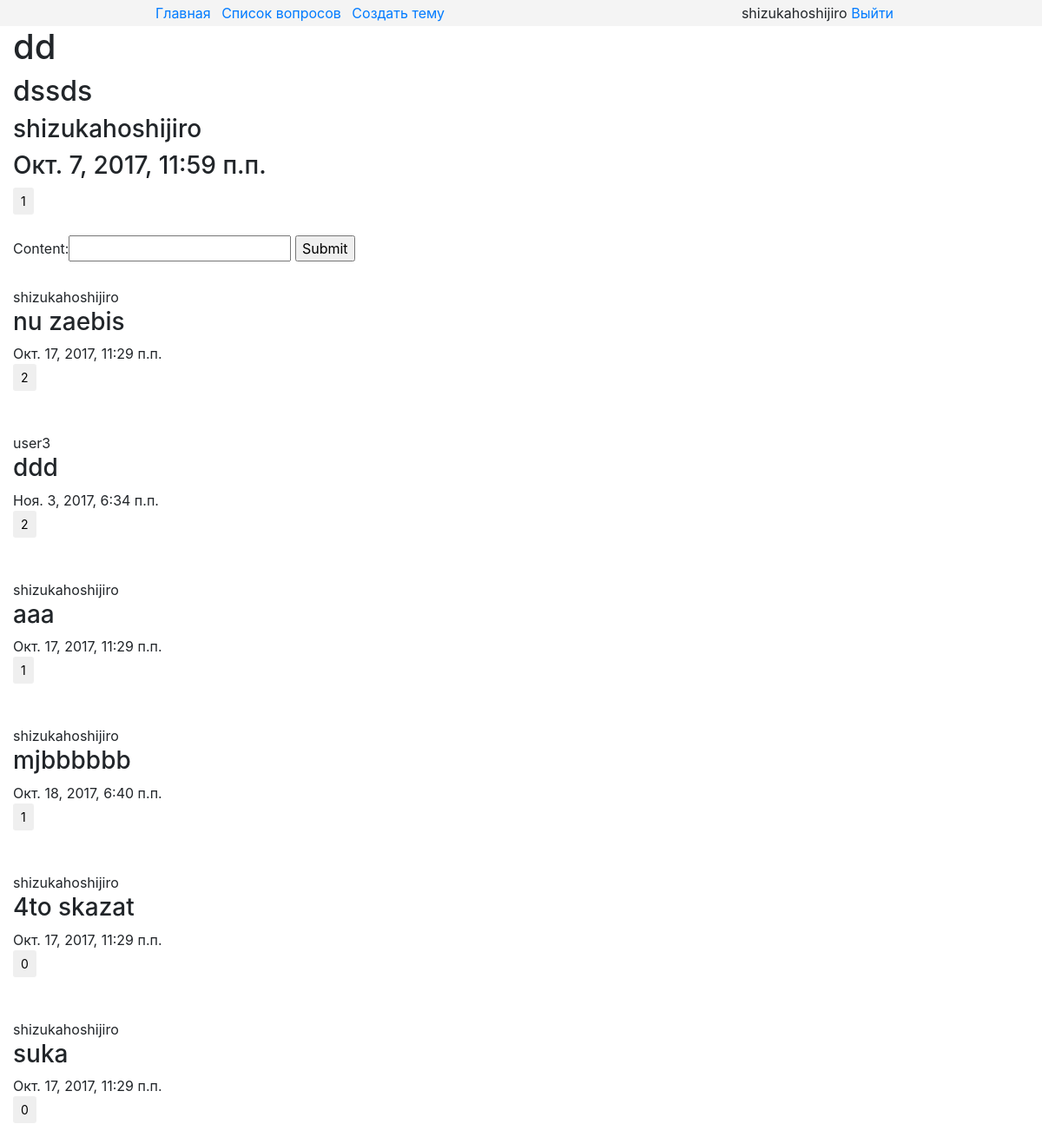
/8/ (signed in), run on the app's committed database.
### core/models.py (models this page shows, shortened)
class Topic(models.Model):
    title = models.CharField(max_length=40)
    description = models.TextField()
    author = models.ForeignKey(settings.AUTH_USER_MODEL, on_delete=PROTECT)
    pub_date = models.DateTimeField(auto_now_add=True)
    update_date = models.DateTimeField(auto_now=True)
    comments = GenericRelation(Comment, related_query_name="comments", content_type_field="model_type")
    likes = GenericRelation(Like,related_query_name="likes", content_type_field="model_type")
    class Meta:
        ordering = ("-pub_date","title")

### comment_app/models.py (models this page shows)
class Comment(models.Model):
    author = models.ForeignKey(settings.AUTH_USER_MODEL,on_delete=PROTECT)
    content = models.CharField(max_length=120)
    pub_date = models.DateTimeField(auto_now_add=True)
    update_date = models.DateTimeField(auto_now=True)
    likes = GenericRelation(Like, related_query_name="likes", content_type_field="model_type")
    model_type = models.ForeignKey(ContentType)
    object_id = models.PositiveIntegerField()
    object = GenericForeignKey("model_type","object_id")
    objects = CustomCommentsQuerySet.as_manager()
    class Meta:
        ordering = ("-pub_date",)

### core/views.py (the view)
# urls.py: url(r"^(?P<pk>\d+)/$", views.TopicDetailView.as_view(), name="detail"),
class TopicDetailView(DetailView):
    model = Topic
    template_name = "core/detail.html"
    def get(self, request, *args, **kwargs):
        self.form = CommentForm
        return super(TopicDetailView, self).get(request,*args,**kwargs)
    def get_context_data(self, **kwargs):
        context = super(TopicDetailView, self).get_context_data(**kwargs)
        context["form"] = self.form
        return context

### comment_app/models.py (called while the page is built)
    def order_by_number_of_likes(self):
        queryset = self.annotate(likes_count=models.Count("likes")).order_by("-likes_count")
        return queryset

### core/templates/core/detail.html (shortened to what this page needs)
{% extends "core/patterns/parents/main.html" %}
{% block content %}
    <h1>{{ object.title }}</h1>
    <h2>{{ object.description }}</h2>
    <h3>{{ object.author }}</h3>
    <h3>{{ object.pub_date }}</h3>
    {% include "core/patterns/includes/like_from/like_form_for_topic.html" %}
    <br>
     <form action="{% url "comment_app:add_comment" %}" method="post">
        {{ form }}
        <input type="submit">
    </form>
    {% for comment in object.comments.all.order_by_number_of_likes %}
        <br>
        <div class="comment">
        {{ comment.author }}
        <h3>{{ comment.content }}</h3>
        {{ comment.pub_date }}
        </div>
        {% include "core/patterns/includes/like_from/like_form_for_comment.html" %}
        <br>
    {% endfor %}
{% endblock %}

### core/templates/core/patterns/includes/header.html (shortened to what this page needs)
<div class="row align-items-center justify-content-around header_row_1">
    <div class="col-auto links ">
          <a href="{% url "core:index" %}">Главная</a>
          <a href="{% url "core:list" page=1 %}">Список вопросов</a>
          <a href="{% url "core:create" %}">Создать тему</a>
    </div>
    <div class="col-auto user_info">
        {% if user.is_authenticated %}
            <div class="user_is_login">
                {{ user.username }}
                <a href="{% url "logout" %}?next={{ request.path }}">Выйти</a>
            </div>
        {% else %}
            <div class="user_is_not_login">
                <a href="{% url "login" %}?next={{ request.path }}">Войти</a>
                <a href="{% url "register" %}?next={{ request.path }}">Регистрация</a>
            </div>
        {% endif %}
    </div>
</div>

### core/templates/core/patterns/includes/like_from/like_form.html (shortened to what this page needs)
<div class="like_form">
    <input type="submit" class="btn btn-sm btn-default" value="{% block number_of_likes %}{{ object.likes.count }}{% endblock %}">
</div>

### core/static/core/main.css (style rules this page uses)
.header_row_1 { min-height:30px; }
.links a { padding-left:8px; }

### data on the page
Topic: title "dd", description "dssds", author "shizukahoshijiro", pub_date "Окт. 7, 2017, 11:59 п.п.", likes.count "1"
Comment: author "shizukahoshijiro", content "nu zaebis", pub_date "Окт. 17, 2017, 11:29 п.п.", likes.count "2"
Comment: author "user3", content "ddd", pub_date "Ноя. 3, 2017, 6:34 п.п.", likes.count "2"
Comment: author "shizukahoshijiro", content "aaa", pub_date "Окт. 17, 2017, 11:29 п.п.", likes.count "1"
Comment: author "shizukahoshijiro", content "mjbbbbbb", pub_date "Окт. 18, 2017, 6:40 п.п.", likes.count "1"
Comment: author "shizukahoshijiro", content "4to skazat", pub_date "Окт. 17, 2017, 11:29 п.п.", likes.count "0"
Comment: author "shizukahoshijiro", content "suka", pub_date "Окт. 17, 2017, 11:29 п.п.", likes.count "0"

### other printed values
{{ user.username }} "shizukahoshijiro"
